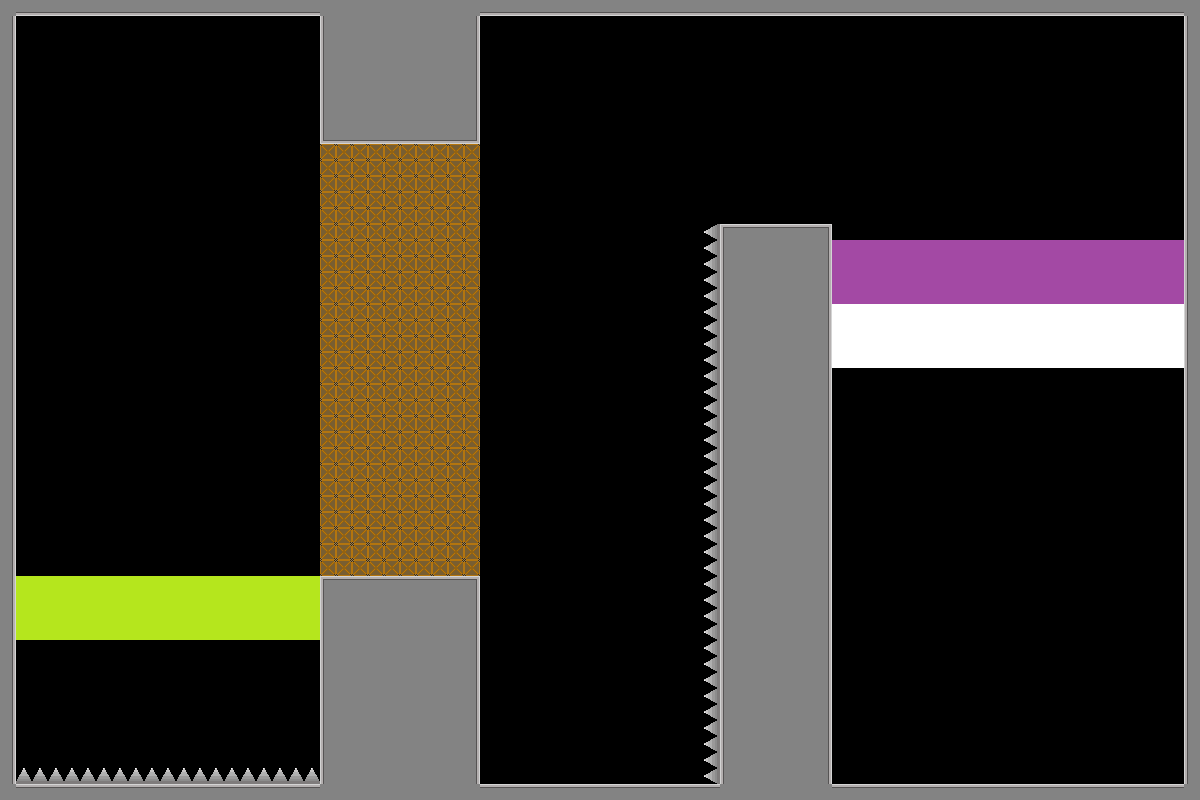

A 2D game scene composited from a Tiled map and its tileset images. What follows is a short description and the map's XML, with each tile layer's data collapsed to a summary:
An orthogonal 75x50 tile map with 16x16 px tiles, 1 tile layer (Tile Layer 1) and 4 objects (green_button, clock, purple_button, white_button).

<map version="1.10" tiledversion="1.12.2" orientation="orthogonal" renderorder="right-down" width="75" height="50" tilewidth="16" tileheight="16" infinite="0" nextlayerid="3" nextobjectid="5">
 <tileset firstgid="1" source="place_holder_tileset.tsx" />
 <layer id="1" name="Tile Layer 1" width="75" height="50">
  <data>[3750 cells, 1277 non-empty, 15 distinct tile ids]</data>
 </layer>
 <objectgroup id="2" name="object_layer">
  <object id="1" name="green_button" x="48.2003" y="335.078" width="128" height="32" rotation="90">
   <properties>
    <property name="obj_type" value="button" />
   </properties>
  </object>
  <object id="2" name="time_stop" type="clock" x="557.195" y="317.111" width="80" height="80">
   <properties>
    <property name="ability_type" value="clock" />
   </properties>
   <ellipse />
  </object>
  <object id="3" name="purple_button" x="522.337" y="750.099" width="128" height="32">
   <properties>
    <property name="obj_type" value="button" />
   </properties>
  </object>
  <object id="4" name="white_button" x="651.018" y="51.0561" width="132.71" height="43.4324" rotation="180">
   <properties>
    <property name="obj_type" value="button" />
   </properties>
  </object>
 </objectgroup>
</map>
